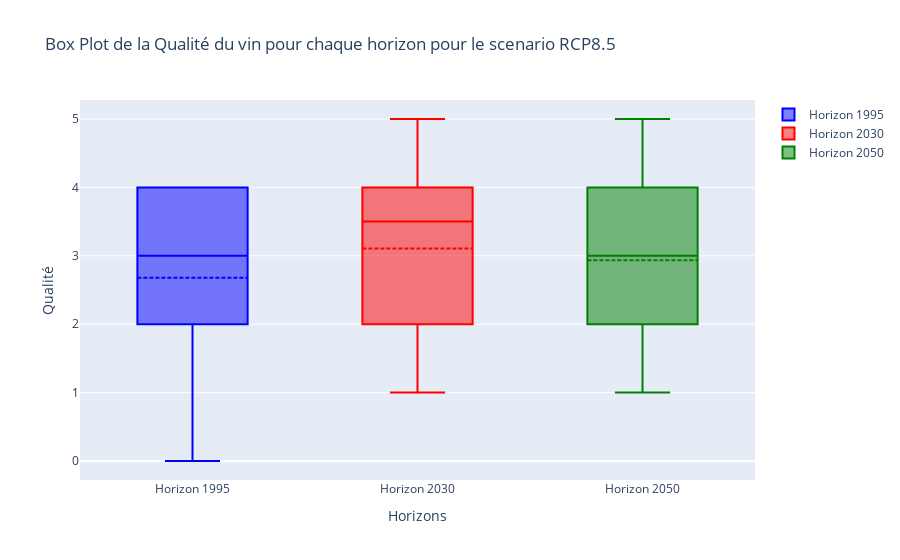

Notebook cell for this chart:
### Code cell
image.show()

### Figure 1 — Plotly figure (JSON) as saved in the notebook; plotly's stock layout.template omitted (floating-point values rounded to 4 significant figures)
{"data": [{"boxmean": true, "jitter": 0.3, "marker": {"color": "blue"}, "name": "Horizon 1995", "pointpos": -1.8, "type": "box", "y": [3, 2, 2, 4, 4, 4, 3, 0, 4, 2, 2, 1, 4, 3, 3, 2, 2, 3, 2, 4, 2, 0, 4, 3, 4]}, {"boxmean": true, "jitter": 0.3, "marker": {"color": "red"}, "name": "Horizon 2030", "pointpos": 0, "type": "box", "y": [2, 5, 3, 4, 4, 5, 1, 4, 4, 4, 3, 2, 4, 4, 4, 4, 2, 2, 4, 2, 2, 3, 2, 4, 2, 4, 2, 1]}, {"boxmean": true, "jitter": 0.3, "marker": {"color": "green"}, "name": "Horizon 2050", "pointpos": 1.8, "type": "box", "y": [2, 4, 2, 2, 3, 2, 4, 2, 4, 2, 1, 4, 3, 4, 2, 3, 3, 2, 5, 4, 5, 4, 4, 1, 4, 1, 4, 2, 4, 2, 2]}], "layout": {"title": {"text": "Box Plot de la Qualité du vin pour chaque horizon pour le scenario RCP8.5"}, "xaxis": {"title": {"text": "Horizons"}}, "yaxis": {"title": {"text": "Qualité"}}}}
